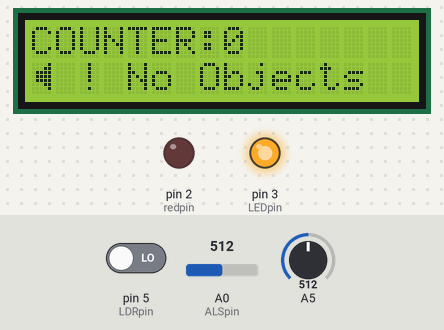
A sketch run on a simulated Arduino Uno, built with avr-gcc and run on an emulated ATmega328P. Shown: 16×2 character LCD, output pins drawn as LEDs (lit = HIGH). Inputs (shaded band) come from the test bench; at power-on: pin 5 (LDRpin) LOW, A0 (ALSpin) = 512, A5 = 512. Pins used as bus, display or sensor lines are not drawn; what the sketch prints to the serial monitor is not drawn.

Above: at 1.2 s.
1.3 s: pin 5 (LDRpin) driven HIGH
At 3.1 s:
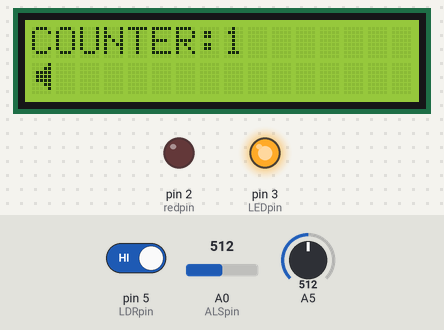
At 4.1 s:
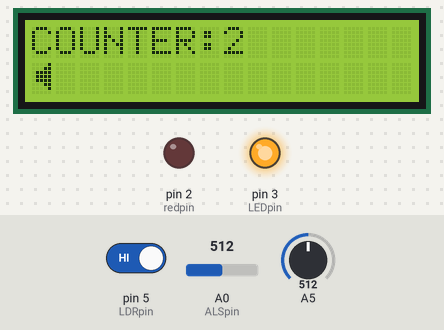
Timing chart, 0 to 5.6 s (numbered marks = the images above; inputs shaded):
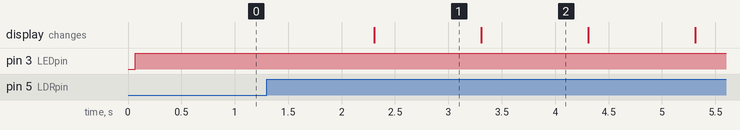

Measured:
- after the input at 1.3 s, the display: changes after 1.0 s (image 1)
- what the display in image 1 shows lasts 1.0 s, from 2.3 s to 3.3 s

The sketch:

sketch_jul14a.ino
```cpp
#include<LiquidCrystal.h>
LiquidCrystal lcd(12,11,7,8,9,10);

int LDRpin = 5;  //LDR pin
int LDRstate = 0;   // variable for reading the pushbutton status
int count=0;    // variable
int greenpin = 0;
int bluepin = 1;
int redpin = 2;
int LDRvalue = 0;
int ALSpin = A0;
int ALSvalue = 0;
int LEDpin = 3;

void setColor(int red, int green, int blue) {
  analogWrite(redpin, red);
  analogWrite(greenpin, green);
  analogWrite(bluepin, blue);
}

byte Speaker[8] = {
0b00001,
0b00011,
0b01111,
0b01111,
0b01111,
0b00011,
0b00001,
0b00000
};

void setup() {

  Serial.begin(9600);
  pinMode(LDRpin, INPUT);
  pinMode(ALSpin, INPUT);
  pinMode(LEDpin, OUTPUT);
  pinMode(greenpin, OUTPUT);
  pinMode(bluepin, OUTPUT);
  pinMode(redpin, OUTPUT);
  lcd.begin(16,2);
  lcd.clear();
  lcd.print("COUNTER:");
  lcd.setCursor(2,1);
  lcd.print("! No Objects");
  lcd.setCursor(8,0);
  lcd.createChar(0,Speaker);
  lcd.setCursor(0,1);
  lcd.write(byte(0));
}

void loop()
{

   LDRstate = digitalRead(LDRpin);

  if(count == 0 && LDRstate == LOW){
    setColor(255,0,0);
  }

   if (LDRstate == HIGH)

    {
      count++;
      delay(1000);
      setColor(0,255,0);
   }
  else{setColor(0,0,255);}

  lcd.setCursor(8,0);
  lcd.print(count);

  if(count>0){
    lcd.setCursor(1,1);
    lcd.print("             ");
  }

  LDRvalue = analogRead(LDRpin);
  //Serial.println('LDR value: ');
  Serial.println(LDRvalue);

  ALSvalue = analogRead(ALSpin);
    //Serial.println('ALS value: ');
  Serial.println(ALSvalue);

  if(ALSvalue < 500 && LDRvalue < 500 && count < 2){
  digitalWrite(LEDpin,100);
  }else{digitalWrite(LEDpin,255);}
}
```
